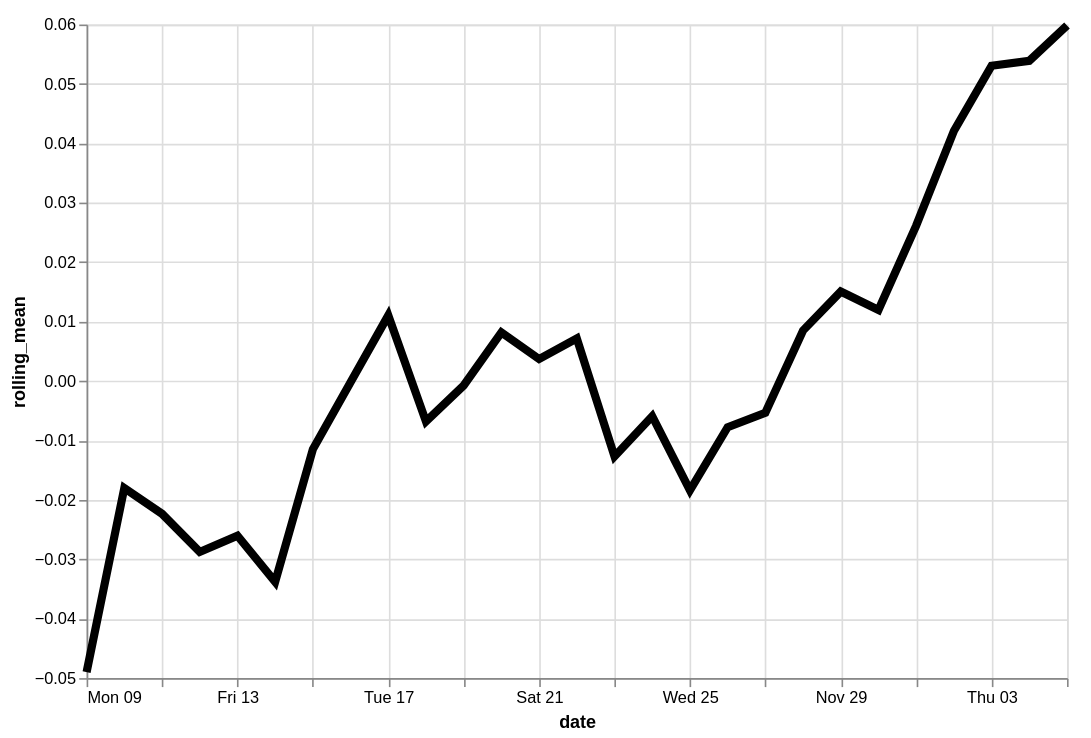

Write a Vega-Lite specification for this figure.
### Vega-Lite specification from a JSON file in a GitHub repository (floating-point values rounded to 4 significant figures)
{"config": {"view": {"continuousWidth": 400, "continuousHeight": 300}}, "data": {"name": "data-c080bc7b72568477cd16641e86873727"}, "mark": {"type": "line", "color": "black", "size": 5}, "encoding": {"x": {"type": "temporal", "field": "date"}, "y": {"type": "quantitative", "field": "rolling_mean"}}, "height": 400, "transform": [{"window": [{"op": "mean", "field": "residual", "as": "rolling_mean"}], "frame": [-4, 3]}], "width": 600, "$schema": "https://vega.github.io/schema/vega-lite/v4.8.1.json", "datasets": {"data-c080bc7b72568477cd16641e86873727": [{"date": "2020-11-09T00:00:00", "residual": 0.06456}, {"date": "2020-11-10T00:00:00", "residual": -0.0738}, {"date": "2020-11-11T00:00:00", "residual": -0.1617}, {"date": "2020-11-12T00:00:00", "residual": -0.02504}, {"date": "2020-11-13T00:00:00", "residual": 0.1059}, {"date": "2020-11-14T00:00:00", "residual": -0.04398}, {"date": "2020-11-15T00:00:00", "residual": -0.06731}, {"date": "2020-11-16T00:00:00", "residual": -0.007016}, {"date": "2020-11-17T00:00:00", "residual": 0.002551}, {"date": "2020-11-18T00:00:00", "residual": 0.1046}, {"date": "2020-11-19T00:00:00", "residual": -0.07147}, {"date": "2020-11-20T00:00:00", "residual": 0.06515}, {"date": "2020-11-21T00:00:00", "residual": -0.03704}, {"date": "2020-11-22T00:00:00", "residual": 0.0046}, {"date": "2020-11-23T00:00:00", "residual": 0.004099}, {"date": "2020-11-24T00:00:00", "residual": -0.04277}, {"date": "2020-11-25T00:00:00", "residual": 0.03008}, {"date": "2020-11-26T00:00:00", "residual": -0.05424}, {"date": "2020-11-27T00:00:00", "residual": -0.01732}, {"date": "2020-11-28T00:00:00", "residual": -0.03469}, {"date": "2020-11-29T00:00:00", "residual": 0.04803}, {"date": "2020-11-30T00:00:00", "residual": 0.02415}, {"date": "2020-12-01T00:00:00", "residual": 0.1148}, {"date": "2020-12-02T00:00:00", "residual": 0.009664}, {"date": "2020-12-03T00:00:00", "residual": 0.005253}, {"date": "2020-12-04T00:00:00", "residual": 0.05938}, {"date": "2020-12-05T00:00:00", "residual": 0.1101}]}}
